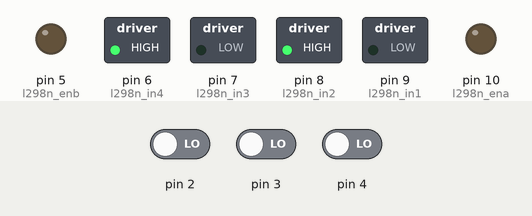
A sketch run on a simulated Arduino Uno, built with avr-gcc and run on an emulated ATmega328P. On the bench: switched loads named in the sketch (green lamp = pin HIGH), output pins drawn as LEDs (lit = HIGH). Inputs (shaded band) come from the test bench; at power-on: pin 2 LOW, pin 3 LOW, pin 4 LOW.

Above: at 1.2 s.
1.3 s: pin 2 driven HIGH
At 2.5 s:
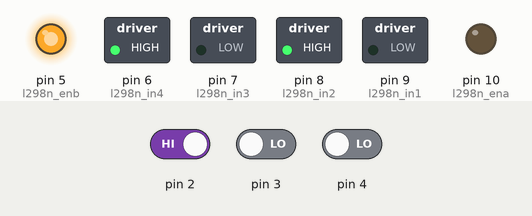
2.8 s: pin 3 driven HIGH
At 3.6 s:
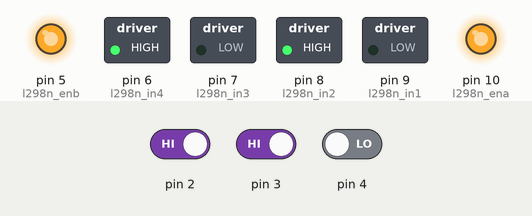
4.3 s: pin 4 driven HIGH
At 4.7 s:
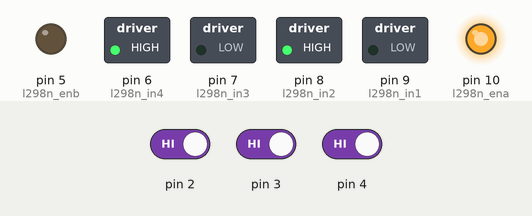
5.8 s: pin 4 driven LOW
At 7.1 s:
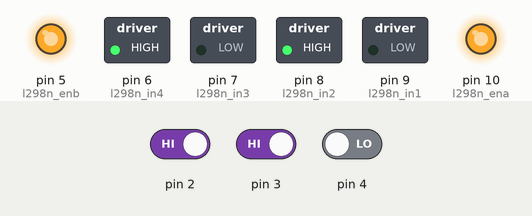
Timing chart, 0 to 8.3 s (numbered marks = the images above; inputs shaded):
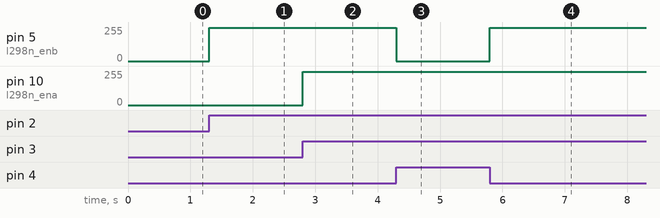

Measured:
- after the input at 1.3 s, pin 5 (l298n_enb): 0/255 → 250/255 at once
- after the input at 2.8 s, pin 10 (l298n_ena): 0/255 → 250/255 at once
- after the input at 4.3 s, pin 5 (l298n_enb): 250/255 → 0/255 at once
- after the input at 5.8 s, pin 5 (l298n_enb): 0/255 → 250/255 at once

The sketch:

turkce.ino
```cpp
boolean b_sol_cizgi;
boolean b_orta_cizgi;
boolean b_sag_cizgi;
int l298n_ena=10;
int l298n_in1=9;
int l298n_in2=8;
int l298n_in3=7;
int l298n_in4=6;
int l298n_enb=5;

void ilerle() {
	digitalWrite(l298n_in1,LOW);
	digitalWrite(l298n_in2,HIGH);
	analogWrite(l298n_ena,(250));
	digitalWrite(l298n_in3,LOW);
	digitalWrite(l298n_in4,HIGH);
	analogWrite(l298n_enb,(250));
}
void stop2() {
	digitalWrite(l298n_in1,LOW);
	digitalWrite(l298n_in2,HIGH);
	analogWrite(l298n_ena,(0));
	digitalWrite(l298n_in3,LOW);
	digitalWrite(l298n_in4,HIGH);
	analogWrite(l298n_enb,(0));
}
void sol_don() {
	digitalWrite(l298n_in1,LOW);
	digitalWrite(l298n_in2,HIGH);
	analogWrite(l298n_ena,(0));
	digitalWrite(l298n_in3,LOW);
	digitalWrite(l298n_in4,HIGH);
	analogWrite(l298n_enb,(250));
}
void sag_don() {
	digitalWrite(l298n_in1,LOW);
	digitalWrite(l298n_in2,HIGH);
	analogWrite(l298n_ena,(250));
	digitalWrite(l298n_in3,LOW);
	digitalWrite(l298n_in4,HIGH);
	analogWrite(l298n_enb,(0));
}

void setup()
{
  	pinMode(10, OUTPUT);
	pinMode(9, OUTPUT);
	pinMode(8, OUTPUT);
	pinMode(7, OUTPUT);
	pinMode(6, OUTPUT);
	pinMode(5, OUTPUT);
	pinMode(2, INPUT);
	pinMode(3, INPUT);
	pinMode(4, INPUT);

	stop2();

}


void loop()
{

  	b_sol_cizgi = digitalRead(2);
  	b_orta_cizgi = digitalRead(3);
  	b_sag_cizgi = digitalRead(4);
  	if (b_sag_cizgi) {
  		sag_don();
  	}
  	else if (b_orta_cizgi) {
  		ilerle();
  	}
  	else if (b_sol_cizgi) {
  		sol_don();
  	}

}
```
